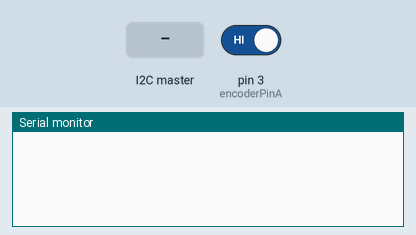
A sketch run on a simulated Arduino Uno, built with avr-gcc and run on an emulated ATmega328P. Parts: the last lines printed to the serial monitor. Inputs (shaded band) come from the test bench; at power-on: pin 3 (encoderPinA) HIGH.

Above: at 1.2 s.
1.3 s: the I2C master sends the byte 1
At 2.0 s:
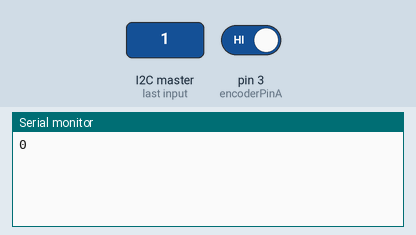
2.8 s: the I2C master sends the byte 2
At 3.2 s:
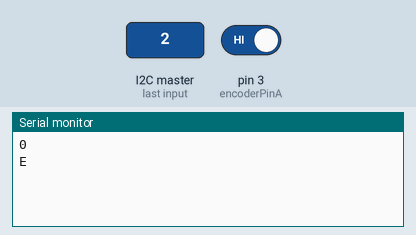

The sketch:

encoder_firmware.ino
```cpp
#include <arduino.h>
#include <Wire.h>

int lastMeasurementTime = 0;
String encoderString = " ";
bool isSending = false;
//encoder pins
static const int encoderPinA = 3;
static const int encoderPinB = 4;

//encoder variables
bool encoderPinBState = false;
volatile int encoderPulses = 0;

void interruptService() {
  encoderPinBState = digitalRead(encoderPinB);
  if (encoderPinBState == LOW) {
    encoderPulses++;
  }
  else if (encoderPinBState == HIGH) {
     encoderPulses--;
      }

}
void setup() {

  Serial.begin(9600);
  Wire.begin(9);
  Wire.onReceive(receiveEvent);

  pinMode(encoderPinA, INPUT);
  pinMode(encoderPinB, INPUT);

  digitalWrite(encoderPinA, HIGH);
  digitalWrite(encoderPinB, HIGH);

 attachInterrupt(digitalPinToInterrupt(encoderPinA), interruptService, RISING);

}

void receiveEvent() {
  while (Wire.available()) {
    char receivedChar = Wire.read();

    if (receivedChar == 0){
      encoderPulses = 0;
    }

    if(receivedChar == 1){

    Serial.println(encoderPulses);
    //encoderString += String(encoderPulses) + " ";


    }
  if(receivedChar == 2){
    //Serial.println("skonczylem");
    Serial.println("E");
    encoderString = " ";
  }

}
}
void loop() {

}
```

Measured:
- after the input at 1.3 s, the serial monitor: prints a new line at once (image 1)
- after the input at 2.8 s, the serial monitor: prints a new line at once (image 2)
